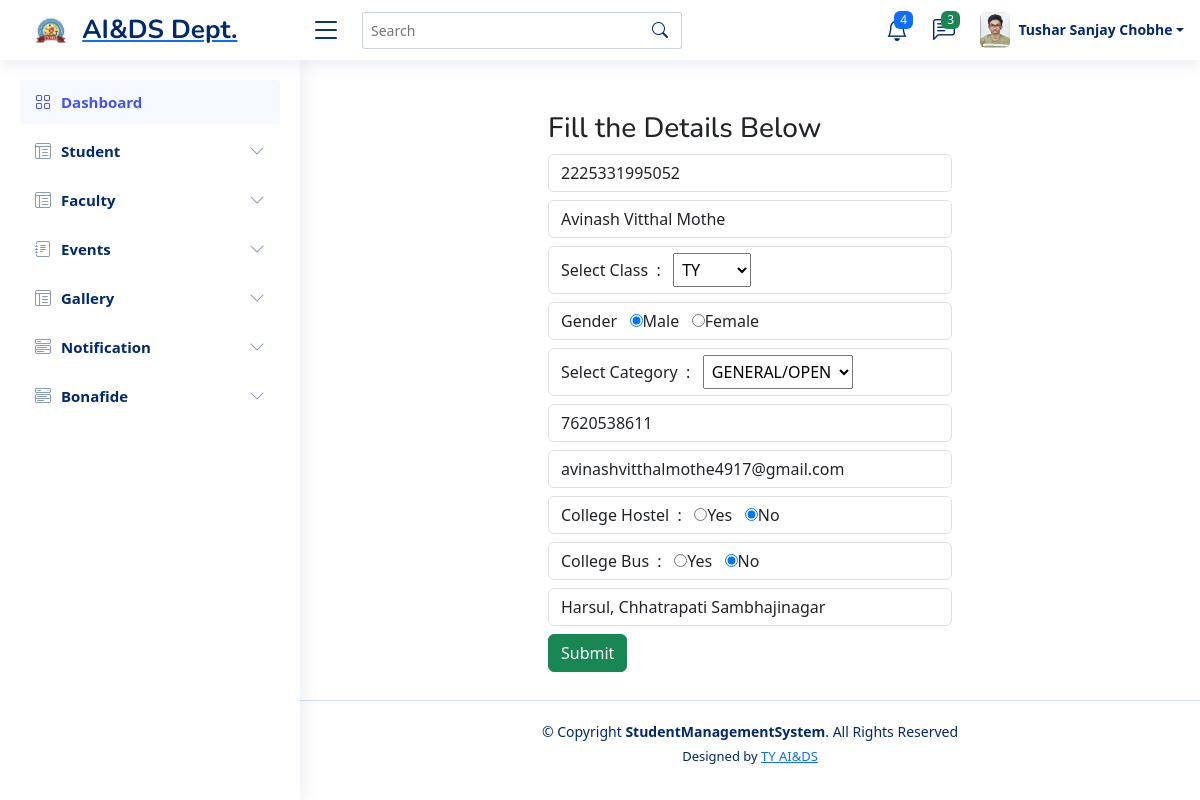
Page /manageStudent-edit.php?myVar=2225331995052 (signed in) on the committed database.
### tables this page shows
CREATE TABLE `studentdata` (
  `PRN` bigint(255) NOT NULL,
  `fullName` varchar(255) NOT NULL,
  `Class` varchar(255) NOT NULL,
  `Gender` varchar(255) NOT NULL,
  `DOB` date NOT NULL,
  `Category` varchar(255) NOT NULL,
  `Contact` bigint(255) NOT NULL,
  `Email` varchar(255) NOT NULL,
  `collegeHostel` varchar(255) NOT NULL,
  `busFacility` varchar(255) NOT NULL,
  `Address` varchar(255) NOT NULL,
  `password` varchar(255) NOT NULL,
  `photo` varchar(255) NOT NULL
);

### manageStudent-edit.php (the view, shortened to what this page needs)
<?php
include("header.php");
include("sidebar.php");
include("connection.php");
$s_prn= $_GET["myVar"];
$myQuery= "SELECT * FROM studentdata
WHERE PRN='".$s_prn."'";
$result= $conn->query($myQuery);
if($result->num_rows>0)
{
 while($row= $result-> fetch_assoc())
 {
    $prn = $row["PRN"];
    $fullname = $row["fullName"];
    $class = $row["Class"];
    $gender = $row["Gender"];
    $category = $row["Category"];
    $contact = $row["Contact"];
    $email = $row["Email"];
    $ch = $row["collegeHostel"];
    $bf = $row["busFacility"];
    $address = $row["Address"];
 }
}
else{
    echo "Data not found";
}
?>
<!DOCTYPE html>
<html lang="en">
<head>
    <link href="https://cdn.jsdelivr.net/npm/bootstrap@5.3.3/dist/css/bootstrap.min.css" rel="stylesheet">
</head>
<body>
    <main id="main" class="main">
    <div class="container">
        <div class="row mt-4">
            <div class="col-md-3"></div>
            <div class="col-md-6 col-sm-12 p-2 registration">
                <form action="manageStudent-update.php" method="POST" enctype="multipart/form-data">
                    <h3>Fill the Details Below</h3>
                    <input type="number" name="prn" placeholder="Enter Your PRN" class="form-control mt-2" value="<?php echo $prn; ?>">
                    <input type="text" name="fname" placeholder="Enter Your Fullname" class="form-control mt-2" value="<?php echo $fullname; ?>">
                    <div class="form-control mt-2">
                        Select Class&nbsp;&nbsp;:&nbsp;&nbsp;
                        <select name="class" class="p-1" placeholder="Select Class">
                            <option value="Third Year" <?php if($class=="Third Year") echo 'selected="selected"'; ?>>TY</option>
                        </select>
                    </div>
                    <div class="form-control mt-2">
                        Gender&nbsp;&nbsp;
                        <input type="radio" name="gender" value="Male" <?php if($gender=="Male") echo 'checked="checked"'; ?>>Male&nbsp;&nbsp;
                        <input type="radio" name="gender" value="Female" <?php if($gender=="Female") echo 'checked="checked"'; ?>>Female
                    </div>
                    <div class="form-control mt-2">
                        Select Category&nbsp;&nbsp;:&nbsp;&nbsp;
                        <select name="category" class="p-1"  placeholder="Select Class">
                            <option value="GENERAL/OPEN" <?php if($category=="GENERAL/OPEN") echo 'selected="selected"'; ?>>GENERAL/OPEN</option>
                        </select>
                    </div>
                    <input type="text" name="contact" placeholder="Enter Your contact" class="form-control mt-2" value="<?php echo $contact; ?>">
                    <input type="email" name="email" placeholder="Enter Your Email" class="form-control mt-2" value="<?php echo $email; ?>">
                    <div class="form-control mt-2">
                        College Hostel&nbsp;&nbsp;:&nbsp;&nbsp;
                        <input type="radio" name="hostel" value="Yes" <?php if($ch=="Yes") echo 'checked="checked"'; ?>>Yes&nbsp;&nbsp;
                        <input type="radio" name="hostel" value="No" <?php if($ch=="No") echo 'checked="checked"'; ?>>No
                    </div>
                    <div class="form-control mt-2">
                        College Bus&nbsp;&nbsp;:&nbsp;&nbsp;
                        <input type="radio" name="bus" value="Yes" <?php if($bf=="Yes") echo 'checked="checked"'; ?>>Yes&nbsp;&nbsp;
                        <input type="radio" name="bus" value="No" <?php if($bf=="No") echo 'checked="checked"'; ?>>No
                    </div>
                    <input type="text" name="address" placeholder="Enter your Address" class="form-control mt-2" value="<?php echo $address; ?>">
                    <input type="submit" class="btn btn-success mt-2" name="submit">
                </form>
            </div>
            <div class="col-md-3"></div>
        </div>
    </div>
    </main>
</body>
</html>
 <?php
    include("footer.php");
  ?>

### header.php (shortened to what this page needs)
<?php
include("connection.php");
$user = $_SESSION["userLogin"];
$myQuery = "SELECT * FROM studentdata WHERE Email='".$user."'";
$result = $conn->query($myQuery);
if ( $result->num_rows > 0)
{
    $row = $result->fetch_assoc();
    $fullname = $row["fullName"];
    $photo = $row["photo"];
}
?>
<!DOCTYPE html>
<html lang="en">
<head>
  <link href="assets/vendor/bootstrap/css/bootstrap.min.css" rel="stylesheet">
  <link href="assets/vendor/bootstrap-icons/bootstrap-icons.css" rel="stylesheet">
  <link href="assets/vendor/boxicons/css/boxicons.min.css" rel="stylesheet">
  <link href="assets/vendor/quill/quill.snow.css" rel="stylesheet">
  <link href="assets/vendor/quill/quill.bubble.css" rel="stylesheet">
  <link href="assets/vendor/remixicon/remixicon.css" rel="stylesheet">
  <link href="assets/vendor/simple-datatables/style.css" rel="stylesheet">
  <link href="assets/css/style.css" rel="stylesheet">
</head>
<body>
<header id="header" class="header fixed-top d-flex align-items-center">
<div class="d-flex align-items-center justify-content-between">
  <a href="index.html" class="logo d-flex align-items-center">
    <img src="images/clg-logo.png" alt="" class="m-3">
    <span class="d-none d-lg-block">AI&DS Dept.</span>
  </a>
  <i class="bi bi-list toggle-sidebar-btn"></i>
</div>
<div class="search-bar">
  <form class="search-form d-flex align-items-center" method="POST" action="#">
    <input type="text" name="query" placeholder="Search" title="Enter search keyword">
    <button type="submit" title="Search"><i class="bi bi-search"></i></button>
  </form>
</div>
<nav class="header-nav ms-auto">
  <ul class="d-flex align-items-center">
    <li class="nav-item dropdown">
      <a class="nav-link nav-icon" href="#" data-bs-toggle="dropdown">
        <i class="bi bi-bell"></i>
        <span class="badge bg-primary badge-number">4</span>
      </a>
    </li>
    <li class="nav-item dropdown">
      <a class="nav-link nav-icon" href="#" data-bs-toggle="dropdown">
        <i class="bi bi-chat-left-text"></i>
        <span class="badge bg-success badge-number">3</span>
      </a>
    </li>
    <li class="nav-item dropdown pe-3">
      <a class="nav-link nav-profile d-flex align-items-center pe-0" href="#" data-bs-toggle="dropdown">
        <?php echo '<img src="uploads/student/'.$photo.'" alt="Profile" class="rounded">' ?>
        <span class="d-none d-md-block dropdown-toggle ps-2"><?php echo $fullname ?></span>
      </a>
    </li>
  </ul>
</nav>
</header>

### assets/css/style.css (style rules this page uses)
:root { scroll-behavior: smooth; }
body { font-family: "Open Sans", sans-serif; background: #f6f9ff; color: #444444; }
a { color: #4154f1; text-decoration: none; }
h1, h2, h3, h4, h5, h6 { font-family: "Nunito", sans-serif; }
#main { margin-top: 60px; padding: 20px 30px; transition: all 0.3s; }
.logo { line-height: 1; }
@media (min-width: 1200px) { .logo { width: 280px; } }
.logo img { max-height: 26px; margin-right: 6px; }
.logo span { font-size: 26px; font-weight: 700; color: #012970; font-family: "Nunito", sans-serif; }
.header { transition: all 0.5s; z-index: 997; height: 60px; box-shadow: 0px 2px 20px rgba(1, 41, 112, 0.1); background-color: #fff; padding-left: 20px; }
.header .toggle-sidebar-btn { font-size: 32px; padding-left: 10px; cursor: pointer; color: #012970; }
.header .search-bar { min-width: 360px; padding: 0 20px; }
.header .search-form { width: 100%; }
.header .search-form input { border: 0; font-size: 14px; color: #012970; border: 1px solid rgba(1, 41, 112, 0.2); padding: 7px 38px 7px 8px; border-radius: 3px; transition: 0.3s; width: 100%; }
.header .search-form button { border: 0; padding: 0; margin-left: -30px; background: none; }
.header .search-form button i { color: #012970; }
.header-nav ul { list-style: none; }
.header-nav>ul { margin: 0; padding: 0; }
.header-nav .nav-icon { font-size: 22px; color: #012970; margin-right: 25px; position: relative; }
.header-nav .nav-profile { color: #012970; }
.header-nav .nav-profile img { max-height: 36px; }
.header-nav .nav-profile span { font-size: 14px; font-weight: 600; }
.header-nav .badge-number { position: absolute; inset: -2px -5px auto auto; font-weight: normal; font-size: 12px; padding: 3px 6px; }
@media (min-width: 1200px) { #main, #footer { margin-left: 300px; } }

### rows in the picture
studentdata: photo (picture), fullName "Tushar Sanjay Chobhe"
studentdata: prn "2225331995052", fname "Avinash Vitthal Mothe", class "TY", Gender "☑", category "GENERAL/OPEN", contact "7620538611", email "avinashvitthalmothe4917@gmail.com", collegeHostel "☑", busFacility "☑", address "Harsul, Chhatrapati Sambhajinagar"
